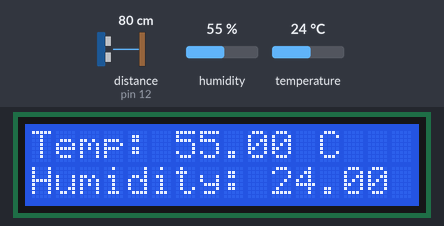
Bench run of a sketch on a simulated Arduino Uno, built with avr-gcc and run on an emulated ATmega328P. Shown: 16×2 character LCD. Wiring (inferred from the names in the program): ultrasonic range finder: trigger pin 11; echo pin 12. Inputs (shaded band) come from the test bench; at power-on: distance to the obstacle (sensor on pin 12) 80 cm, humidity 55 %, temperature 24 °C. The echo pulse lasts 58.3 µs per cm; what the sketch prints to the serial monitor is not drawn.

Above: at 1.2 s.
1.3 s: distance to the obstacle (sensor on pin 12) set to 2 cm
At 7.1 s:
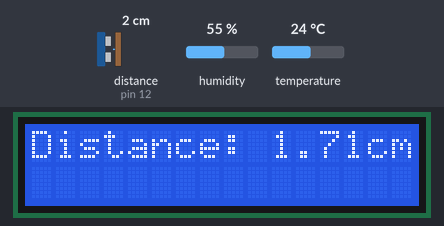
10.7 s: humidity set to 22 %
At 13.1 s:
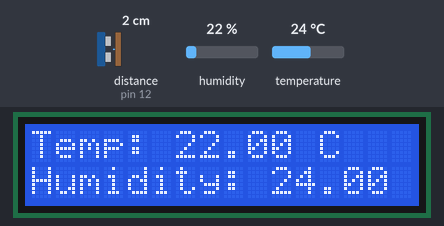
15.8 s: temperature set to 12 °C
At 17.8 s:
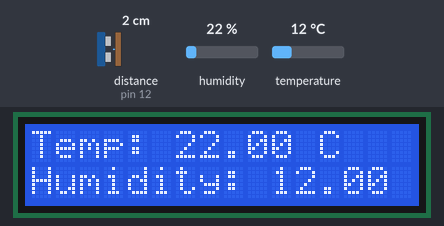
20.9 s: distance to the obstacle (sensor on pin 12) set to 4 cm
At 27.1 s:
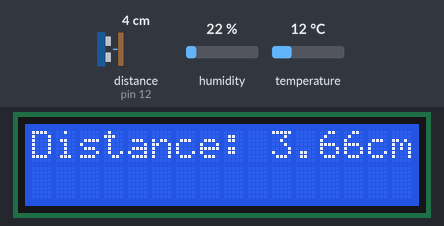
30.1 s: humidity set to 40 %
At 33.1 s:
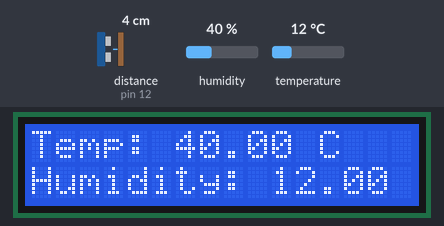
36.2 s: distance to the obstacle (sensor on pin 12) set to 9 cm
At 40.0 s:
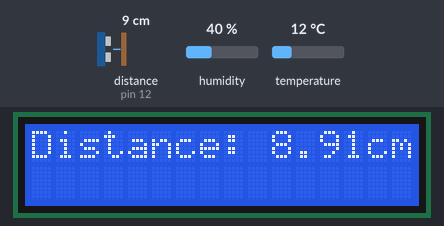
Timing chart, 0 to 41.5 s (numbered marks = the images above; inputs shaded):
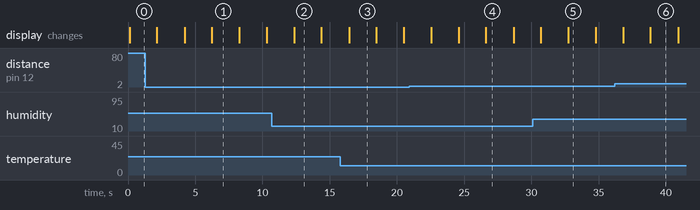

The sketch:

HCDHT.ino
```cpp
#include "DHT.h"
DHT dht(2, DHT11);

#include <LiquidCrystal_I2C.h>
LiquidCrystal_I2C lcd(0x27, 16, 2);

const int trigPin = 11;
const int echoPin = 12;
long duration;
float distance;
float c;
float d;

void setup() {
  Serial.begin(115200);
  dht.begin();
  lcd.init();
  lcd.backlight();


  pinMode(trigPin, OUTPUT); // Sets the trigPin as an Output
  pinMode(echoPin, INPUT); // Sets the echoPin as an Input
}

void loop() {

  float kelembaban = dht.readHumidity();
  float suhu = dht.readTemperature();

  if (isnan(kelembaban) || isnan(suhu)) {
    Serial.println(F("Gagal Baca Data DHT sensor!"));
    return;
  }

  digitalWrite(trigPin, LOW);
  delayMicroseconds(2);
  digitalWrite(trigPin, HIGH);
  delayMicroseconds(10);
  digitalWrite(trigPin, LOW);
  duration = pulseIn(echoPin, HIGH);
  d = duration * 0.034 / 2;
  c = (331.2+(0.606*suhu)+(0.0124*kelembaban))/10000;
  distance = duration * c / 2;

  //d = duration * 0,034 / 2;
  Serial.print("Distance: ");
  Serial.println(distance);
  Serial.println(c);
  Serial.println(d);

  Serial.print("Kelembaban: ");
  Serial.println(kelembaban);
  Serial.print("Suhu: ");
  Serial.println(suhu);

   // Tampilkan data di LCD
  lcd.clear();
  lcd.setCursor(0,0);
  lcd.print("Temp: ");
  lcd.print(kelembaban);
  lcd.print(" C");
  lcd.setCursor(0,1);
  lcd.print("Humidity: ");
  lcd.print(suhu);
  lcd.print(" %");
  delay(2000); // Tampilkan selama 2 detik

  lcd.clear();
  lcd.setCursor(0,0);
  lcd.print("Distance: ");
  lcd.print(distance);
  lcd.print("cm");
  delay(2000); // Tampilkan selama 2 detik
}
```

Measured:
- after the input at 1.3 s, the display: first differs from a run without the input after 4.9 s (image 1)
- after the input at 10.7 s, the display: changes after 1.7 s (image 2)
- after the input at 15.8 s, the display: changes after 0.64 s (image 3)
- after the input at 20.9 s, the display: first differs from a run without the input after 5.7 s (image 4)
- after the input at 30.1 s, the display: first differs from a run without the input after 2.7 s (image 5)
- after the input at 36.2 s, the display: first differs from a run without the input after 2.7 s (image 6)
- what the display in image 1 shows lasts 2.1 s, from 6.2 s to 8.3 s
